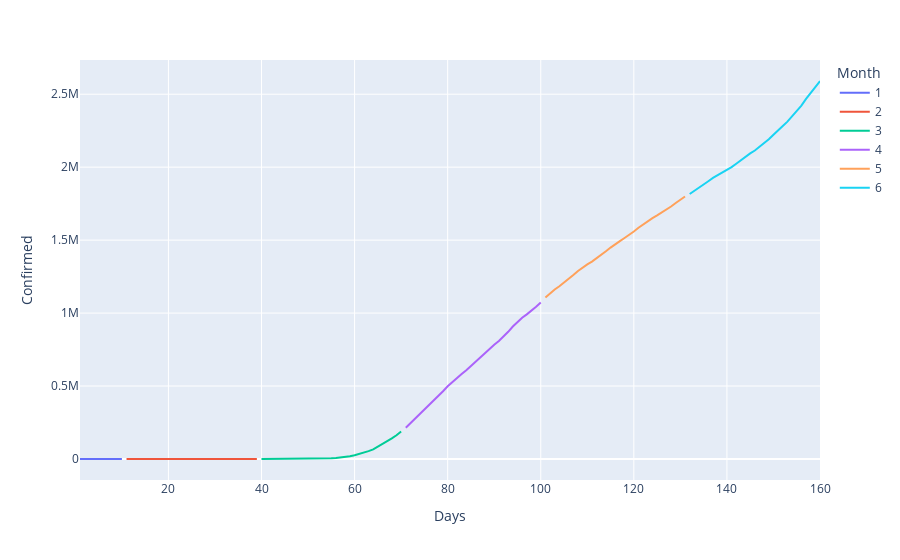

The notebook cell saved with this chart:
### Code cell
## Using plotly.express

fig1 = px.line(data_us, x="Days", y="Confirmed", color="Month")
#fig2 = px.line(data_us, x="Days", y="Deaths", color="Month")
#fig3 = px.line(data_us, x="Days", y="Recovered", color="Month")
iplot(fig1)
# Similarly you can plot for fig2 and fig3

### Figure 1 — Plotly figure (JSON) as saved in the notebook; plotly's stock layout.template omitted (floating-point values rounded to 4 significant figures)
{"data": [{"hovertemplate": "Month=1<br>Days=%{x}<br>Confirmed=%{y}<extra></extra>", "legendgroup": "1", "line": {"color": "#636efa", "dash": "solid"}, "mode": "lines", "name": "1", "orientation": "v", "showlegend": true, "type": "scatter", "x": [1, 2, 3, 4, 5, 6, 7, 8, 9, 10], "xaxis": "x", "y": [1, 1, 2, 2, 5, 5, 5, 5, 5, 7], "yaxis": "y"}, {"hovertemplate": "Month=2<br>Days=%{x}<br>Confirmed=%{y}<extra></extra>", "legendgroup": "2", "line": {"color": "#EF553B", "dash": "solid"}, "mode": "lines", "name": "2", "orientation": "v", "showlegend": true, "type": "scatter", "x": [11, 12, 13, 14, 15, 16, 17, 18, 19, 20, 21, 22, 23, 24, 25, 26, 27, 28, 29, 30, 31, 32, 33, 34, 35, 36, 37, 38, 39], "xaxis": "x", "y": [8, 8, 11, 11, 11, 11, 11, 11, 11, 11, 12, 12, 13, 13, 13, 13, 13, 13, 13, 13, 15, 15, 15, 15, 15, 15, 16, 16, 24], "yaxis": "y"}, {"hovertemplate": "Month=3<br>Days=%{x}<br>Confirmed=%{y}<extra></extra>", "legendgroup": "3", "line": {"color": "#00cc96", "dash": "solid"}, "mode": "lines", "name": "3", "orientation": "v", "showlegend": true, "type": "scatter", "x": [40, 41, 42, 43, 44, 45, 46, 47, 48, 49, 50, 51, 52, 53, 54, 55, 56, 57, 58, 59, 60, 61, 62, 63, 64, 65, 66, 67, 68, 69, 70], "xaxis": "x", "y": [30, 53, 73, 104, 174, 222, 337, 451, 519, 711, 1109, 1561, 2157, 2870, 2968, 4360, 6141, 8914, 14153, 19479, 25818, 33756, 43845, 54108, 66044, 84080, 102254, 122054, 141194, 162690, 188701], "yaxis": "y"}, {"hovertemplate": "Month=4<br>Days=%{x}<br>Confirmed=%{y}<extra></extra>", "legendgroup": "4", "line": {"color": "#ab63fa", "dash": "solid"}, "mode": "lines", "name": "4", "orientation": "v", "showlegend": true, "type": "scatter", "x": [71, 72, 73, 74, 75, 76, 77, 78, 79, 80, 81, 82, 83, 84, 85, 86, 87, 88, 89, 90, 91, 92, 93, 94, 95, 96, 97, 98, 99, 100], "xaxis": "x", "y": [214194, 244593, 276535, 309699, 337573, 367210, 397992, 429686, 464442, 497943, 527958, 556517, 581810, 608845, 637974, 669272, 701996, 730317, 756375, 783716, 809213, 837414, 871617, 907908, 940829, 968517, 990993, 1015518, 1042926, 1072667], "yaxis": "y"}, {"hovertemplate": "Month=5<br>Days=%{x}<br>Confirmed=%{y}<extra></extra>", "legendgroup": "5", "line": {"color": "#FFA15A", "dash": "solid"}, "mode": "lines", "name": "5", "orientation": "v", "showlegend": true, "type": "scatter", "x": [101, 102, 103, 104, 105, 106, 107, 108, 109, 110, 111, 112, 113, 114, 115, 116, 117, 118, 119, 120, 121, 122, 123, 124, 125, 126, 127, 128, 129, 130, 131], "xaxis": "x", "y": [1106829, 1136024, 1161611, 1184086, 1208271, 1233527, 1261409, 1288566, 1314306, 1334084, 1352962, 1374914, 1396109, 1423726, 1449026, 1474127, 1493131, 1514839, 1535337, 1558949, 1584486, 1608623, 1630450, 1651239, 1670209, 1689057, 1707423, 1730259, 1754747, 1778993, 1799122], "yaxis": "y"}, {"hovertemplate": "Month=6<br>Days=%{x}<br>Confirmed=%{y}<extra></extra>", "legendgroup": "6", "line": {"color": "#19d3f3", "dash": "solid"}, "mode": "lines", "name": "6", "orientation": "v", "showlegend": true, "type": "scatter", "x": [132, 133, 134, 135, 136, 137, 138, 139, 140, 141, 142, 143, 144, 145, 146, 147, 148, 149, 150, 151, 152, 153, 154, 155, 156, 157, 158, 159, 160], "xaxis": "x", "y": [1816476, 1837367, 1857248, 1878543, 1903854, 1926538, 1944309, 1961781, 1979868, 2000702, 2023590, 2048986, 2074526, 2094058, 2114026, 2137731, 2163290, 2191052, 2222579, 2255297, 2281655, 2312302, 2347491, 2382327, 2422299, 2467554, 2510151, 2548996, 2590552], "yaxis": "y"}], "layout": {"legend": {"title": {"text": "Month"}, "tracegroupgap": 0}, "margin": {"t": 60}, "xaxis": {"anchor": "y", "domain": [0, 1], "title": {"text": "Days"}}, "yaxis": {"anchor": "x", "domain": [0, 1], "title": {"text": "Confirmed"}}}}
